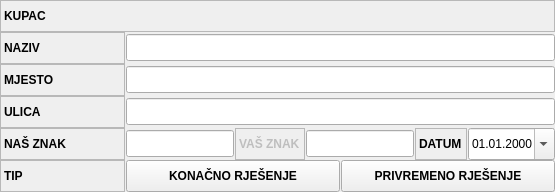
       <widget class="QFrame" name="frame_3">
        <property name="frameShape">
         <enum>QFrame::NoFrame</enum>
        </property>
        <property name="frameShadow">
         <enum>QFrame::Raised</enum>
        </property>
        <layout class="QVBoxLayout" name="verticalLayout_2">
         <property name="spacing">
          <number>0</number>
         </property>
         <property name="leftMargin">
          <number>0</number>
         </property>
         <property name="topMargin">
          <number>0</number>
         </property>
         <property name="rightMargin">
          <number>0</number>
         </property>
         <property name="bottomMargin">
          <number>0</number>
         </property>
         <item>
          <widget class="QFrame" name="frame_7">
           <property name="frameShape">
            <enum>QFrame::NoFrame</enum>
           </property>
           <property name="frameShadow">
            <enum>QFrame::Raised</enum>
           </property>
           <layout class="QHBoxLayout" name="horizontalLayout_3">
            <property name="spacing">
             <number>1</number>
            </property>
            <property name="leftMargin">
             <number>0</number>
            </property>
            <property name="topMargin">
             <number>0</number>
            </property>
            <property name="rightMargin">
             <number>0</number>
            </property>
            <property name="bottomMargin">
             <number>0</number>
            </property>
            <item>
             <widget class="QLabel" name="lblKupacTitle">
              <property name="sizePolicy">
               <sizepolicy hsizetype="Preferred" vsizetype="Preferred">
                <horstretch>0</horstretch>
                <verstretch>0</verstretch>
               </sizepolicy>
              </property>
              <property name="minimumSize">
               <size>
                <width>125</width>
                <height>32</height>
               </size>
              </property>
              <property name="font">
               <font>
                <weight>75</weight>
                <bold>true</bold>
               </font>
              </property>
              <property name="toolTip">
               <string>Poziv Na Broj</string>
              </property>
              <property name="frameShape">
               <enum>QFrame::StyledPanel</enum>
              </property>
              <property name="text">
               <string>KUPAC</string>
              </property>
             </widget>
            </item>
           </layout>
          </widget>
         </item>
         <item>
          <widget class="QFrame" name="frame_12">
           <property name="frameShape">
            <enum>QFrame::NoFrame</enum>
           </property>
           <property name="frameShadow">
            <enum>QFrame::Raised</enum>
           </property>
           <layout class="QHBoxLayout" name="horizontalLayout_11">
            <property name="spacing">
             <number>1</number>
            </property>
            <property name="leftMargin">
             <number>0</number>
            </property>
            <property name="topMargin">
             <number>0</number>
            </property>
            <property name="rightMargin">
             <number>0</number>
            </property>
            <property name="bottomMargin">
             <number>0</number>
            </property>
            <item>
             <widget class="QLabel" name="lblNaziv">
              <property name="sizePolicy">
               <sizepolicy hsizetype="Maximum" vsizetype="Preferred">
                <horstretch>0</horstretch>
                <verstretch>0</verstretch>
               </sizepolicy>
              </property>
              <property name="minimumSize">
               <size>
                <width>125</width>
                <height>32</height>
               </size>
              </property>
              <property name="font">
               <font>
                <weight>75</weight>
                <bold>true</bold>
               </font>
              </property>
              <property name="toolTip">
               <string>Poziv Na Broj</string>
              </property>
              <property name="frameShape">
               <enum>QFrame::StyledPanel</enum>
              </property>
              <property name="text">
               <string>NAZIV</string>
              </property>
             </widget>
            </item>
            <item>
             <widget class="QLineEdit" name="txtNaziv">
              <property name="sizePolicy">
               <sizepolicy hsizetype="Preferred" vsizetype="Fixed">
                <horstretch>0</horstretch>
                <verstretch>0</verstretch>
               </sizepolicy>
              </property>
              <property name="minimumSize">
               <size>
                <width>0</width>
                <height>27</height>
               </size>
              </property>
             </widget>
            </item>
           </layout>
          </widget>
         </item>
         <item>
          <widget class="QFrame" name="frame_11">
           <property name="frameShape">
            <enum>QFrame::NoFrame</enum>
           </property>
           <property name="frameShadow">
            <enum>QFrame::Raised</enum>
           </property>
           <layout class="QHBoxLayout" name="horizontalLayout_12">
            <property name="spacing">
             <number>1</number>
            </property>
            <property name="leftMargin">
             <number>0</number>
            </property>
            <property name="topMargin">
             <number>0</number>
            </property>
            <property name="rightMargin">
             <number>0</number>
            </property>
            <property name="bottomMargin">
             <number>0</number>
            </property>
            <item>
             <widget class="QLabel" name="lblMjestoTitle">
              <property name="sizePolicy">
               <sizepolicy hsizetype="Maximum" vsizetype="Preferred">
                <horstretch>0</horstretch>
                <verstretch>0</verstretch>
               </sizepolicy>
              </property>
              <property name="minimumSize">
               <size>
                <width>125</width>
                <height>32</height>
               </size>
              </property>
              <property name="font">
               <font>
                <weight>75</weight>
                <bold>true</bold>
               </font>
              </property>
              <property name="toolTip">
               <string>Poziv Na Broj</string>
              </property>
              <property name="frameShape">
               <enum>QFrame::StyledPanel</enum>
              </property>
              <property name="text">
               <string>MJESTO</string>
              </property>
             </widget>
            </item>
            <item>
             <widget class="QLineEdit" name="txtMjesto">
              <property name="sizePolicy">
               <sizepolicy hsizetype="Preferred" vsizetype="Fixed">
                <horstretch>0</horstretch>
                <verstretch>0</verstretch>
               </sizepolicy>
              </property>
              <property name="minimumSize">
               <size>
                <width>0</width>
                <height>27</height>
               </size>
              </property>
             </widget>
            </item>
           </layout>
          </widget>
         </item>
         <item>
          <widget class="QFrame" name="frame_10">
           <property name="frameShape">
            <enum>QFrame::NoFrame</enum>
           </property>
           <property name="frameShadow">
            <enum>QFrame::Raised</enum>
           </property>
           <layout class="QHBoxLayout" name="horizontalLayout_13">
            <property name="spacing">
             <number>1</number>
            </property>
            <property name="leftMargin">
             <number>0</number>
            </property>
            <property name="topMargin">
             <number>0</number>
            </property>
            <property name="rightMargin">
             <number>0</number>
            </property>
            <property name="bottomMargin">
             <number>0</number>
            </property>
            <item>
             <widget class="QLabel" name="lblUlicaTitile">
              <property name="sizePolicy">
               <sizepolicy hsizetype="Maximum" vsizetype="Preferred">
                <horstretch>0</horstretch>
                <verstretch>0</verstretch>
               </sizepolicy>
              </property>
              <property name="minimumSize">
               <size>
                <width>125</width>
                <height>32</height>
               </size>
              </property>
              <property name="font">
               <font>
                <weight>75</weight>
                <bold>true</bold>
               </font>
              </property>
              <property name="toolTip">
               <string>Poziv Na Broj</string>
              </property>
              <property name="frameShape">
               <enum>QFrame::StyledPanel</enum>
              </property>
              <property name="text">
               <string>ULICA</string>
              </property>
             </widget>
            </item>
            <item>
             <widget class="QLineEdit" name="txtUlica">
              <property name="sizePolicy">
               <sizepolicy hsizetype="Preferred" vsizetype="Fixed">
                <horstretch>0</horstretch>
                <verstretch>0</verstretch>
               </sizepolicy>
              </property>
              <property name="minimumSize">
               <size>
                <width>0</width>
                <height>27</height>
               </size>
              </property>
             </widget>
            </item>
           </layout>
          </widget>
         </item>
         <item>
          <widget class="QFrame" name="frame_8">
           <property name="frameShape">
            <enum>QFrame::NoFrame</enum>
           </property>
           <property name="frameShadow">
            <enum>QFrame::Raised</enum>
           </property>
           <layout class="QHBoxLayout" name="horizontalLayout_14">
            <property name="spacing">
             <number>1</number>
            </property>
            <property name="leftMargin">
             <number>0</number>
            </property>
            <property name="topMargin">
             <number>0</number>
            </property>
            <property name="rightMargin">
             <number>0</number>
            </property>
            <property name="bottomMargin">
             <number>0</number>
            </property>
            <item>
             <widget class="QLabel" name="lblNasZnakTitle">
              <property name="sizePolicy">
               <sizepolicy hsizetype="Maximum" vsizetype="Preferred">
                <horstretch>0</horstretch>
                <verstretch>0</verstretch>
               </sizepolicy>
              </property>
              <property name="minimumSize">
               <size>
                <width>125</width>
                <height>32</height>
               </size>
              </property>
              <property name="font">
               <font>
                <weight>75</weight>
                <bold>true</bold>
               </font>
              </property>
              <property name="toolTip">
               <string>Poziv Na Broj</string>
              </property>
              <property name="frameShape">
               <enum>QFrame::StyledPanel</enum>
              </property>
              <property name="text">
               <string>NAŠ ZNAK</string>
              </property>
             </widget>
            </item>
            <item>
             <widget class="QLineEdit" name="txtNasZnak">
              <property name="sizePolicy">
               <sizepolicy hsizetype="Preferred" vsizetype="Fixed">
                <horstretch>0</horstretch>
                <verstretch>0</verstretch>
               </sizepolicy>
              </property>
              <property name="minimumSize">
               <size>
                <width>0</width>
                <height>27</height>
               </size>
              </property>
             </widget>
            </item>
            <item>
             <widget class="QLabel" name="lblVasZnakTitle">
              <property name="enabled">
               <bool>false</bool>
              </property>
              <property name="sizePolicy">
               <sizepolicy hsizetype="Maximum" vsizetype="Preferred">
                <horstretch>0</horstretch>
                <verstretch>0</verstretch>
               </sizepolicy>
              </property>
              <property name="minimumSize">
               <size>
                <width>0</width>
                <height>32</height>
               </size>
              </property>
              <property name="font">
               <font>
                <weight>75</weight>
                <bold>true</bold>
               </font>
              </property>
              <property name="toolTip">
               <string>Poziv Na Broj</string>
              </property>
              <property name="frameShape">
               <enum>QFrame::StyledPanel</enum>
              </property>
              <property name="text">
               <string>VAŠ ZNAK</string>
              </property>
             </widget>
            </item>
            <item>
             <widget class="QLineEdit" name="txtVasZnak">
              <property name="sizePolicy">
               <sizepolicy hsizetype="Preferred" vsizetype="Fixed">
                <horstretch>0</horstretch>
                <verstretch>0</verstretch>
               </sizepolicy>
              </property>
              <property name="minimumSize">
               <size>
                <width>0</width>
                <height>27</height>
               </size>
              </property>
             </widget>
            </item>
            <item>
             <widget class="QLabel" name="lblDatumTitle">
              <property name="sizePolicy">
               <sizepolicy hsizetype="Maximum" vsizetype="Preferred">
                <horstretch>0</horstretch>
                <verstretch>0</verstretch>
               </sizepolicy>
              </property>
              <property name="minimumSize">
               <size>
                <width>0</width>
                <height>32</height>
               </size>
              </property>
              <property name="font">
               <font>
                <weight>75</weight>
                <bold>true</bold>
               </font>
              </property>
              <property name="toolTip">
               <string>Poziv Na Broj</string>
              </property>
              <property name="frameShape">
               <enum>QFrame::StyledPanel</enum>
              </property>
              <property name="text">
               <string>DATUM</string>
              </property>
             </widget>
            </item>
            <item>
             <widget class="QDateEdit" name="dateDatum">
              <property name="minimumSize">
               <size>
                <width>0</width>
                <height>32</height>
               </size>
              </property>
              <property name="maximumSize">
               <size>
                <width>100</width>
                <height>16777215</height>
               </size>
              </property>
              <property name="displayFormat">
               <string>dd.MM.yyyy</string>
              </property>
              <property name="calendarPopup">
               <bool>true</bool>
              </property>
             </widget>
            </item>
           </layout>
          </widget>
         </item>
         <item>
          <widget class="QFrame" name="frame_9">
           <property name="frameShape">
            <enum>QFrame::NoFrame</enum>
           </property>
           <property name="frameShadow">
            <enum>QFrame::Raised</enum>
           </property>
           <layout class="QHBoxLayout" name="horizontalLayout_15">
            <property name="spacing">
             <number>1</number>
            </property>
            <property name="leftMargin">
             <number>0</number>
            </property>
            <property name="topMargin">
             <number>0</number>
            </property>
            <property name="rightMargin">
             <number>0</number>
            </property>
            <property name="bottomMargin">
             <number>0</number>
            </property>
            <item>
             <widget class="QLabel" name="lblTipTitle">
              <property name="sizePolicy">
               <sizepolicy hsizetype="Maximum" vsizetype="Preferred">
                <horstretch>0</horstretch>
                <verstretch>0</verstretch>
               </sizepolicy>
              </property>
              <property name="minimumSize">
               <size>
                <width>125</width>
                <height>32</height>
               </size>
              </property>
              <property name="font">
               <font>
                <weight>75</weight>
                <bold>true</bold>
               </font>
              </property>
              <property name="toolTip">
               <string>Poziv Na Broj</string>
              </property>
              <property name="frameShape">
               <enum>QFrame::StyledPanel</enum>
              </property>
              <property name="text">
               <string>TIP</string>
              </property>
             </widget>
            </item>
            <item>
             <widget class="QPushButton" name="btnKonacnoRijesenje">
              <property name="minimumSize">
               <size>
                <width>0</width>
                <height>32</height>
               </size>
              </property>
              <property name="font">
               <font>
                <weight>75</weight>
                <bold>true</bold>
               </font>
              </property>
              <property name="cursor">
               <cursorShape>PointingHandCursor</cursorShape>
              </property>
              <property name="text">
               <string>KONAČNO RJEŠENJE</string>
              </property>
             </widget>
            </item>
            <item>
             <widget class="QPushButton" name="btnPrivremenoRjesenje">
              <property name="minimumSize">
               <size>
                <width>0</width>
                <height>32</height>
               </size>
              </property>
              <property name="font">
               <font>
                <weight>75</weight>
                <bold>true</bold>
               </font>
              </property>
              <property name="cursor">
               <cursorShape>PointingHandCursor</cursorShape>
              </property>
              <property name="text">
               <string>PRIVREMENO RJEŠENJE</string>
              </property>
             </widget>
            </item>
           </layout>
          </widget>
         </item>
        </layout>
       </widget>
